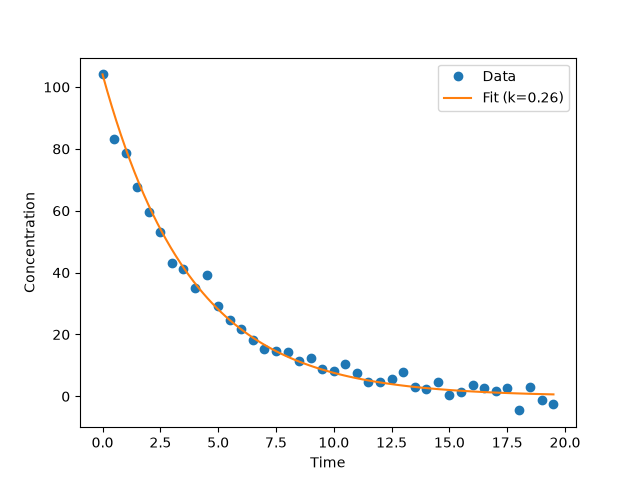

This chart was generated by the following Python code:
"""
PW2 Lab B Part 3 -- fit a reaction's rate constant to measured data.

A first-order reaction decays as  C(t) = C0 * exp(-k*t).  You have noisy
concentration-vs-time measurements; find the k that best matches them.
Complete the TODOs. Run:  python kinetics.py
"""
import numpy as np
import matplotlib.pyplot as plt
from scipy.optimize import minimize

# TODO 1: read kinetics.csv (columns time, concentration) into arrays t, C.
#         Set C0 = the first concentration.
data = np.loadtxt('kinetics.csv', delimiter=',', skiprows=1)
t = data[:, 0]
C = data[:, 1]
C0 = C[0]

# TODO 2: write total_error(k) = sum of (measured - C0*exp(-k*t))^2.
def total_error(k):
    return np.sum((C - C0 * np.exp(-k[0] * t))**2)

# TODO 3: minimise total_error with scipy.optimize.minimize (method "SLSQP",
#         bounds [(0, 5)], start x0=0.5). Print the fitted k.
res = minimize(total_error, x0=[0.5], method="SLSQP", bounds=[(0, 5)])
k_fitted = res.x[0]
print(f"Fitted k: {k_fitted:.4f}")

# TODO 4: plot the measured data (points) and your fitted curve (line) together.
#         Save as kinetics.png.
t_line = np.linspace(t.min(), t.max(), 100)
C_line = C0 * np.exp(-k_fitted * t_line)

plt.figure()
plt.plot(t, C, 'o', label='Data')
plt.plot(t_line, C_line, '-', label=f'Fit (k={k_fitted:.2f})')
plt.xlabel('Time')
plt.ylabel('Concentration')
plt.legend()
plt.savefig('kinetics.png')
